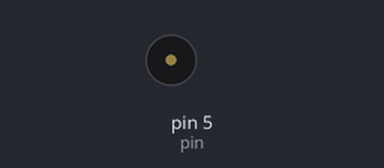
The sketch below on a simulated Arduino Uno, built with avr-gcc and run on an emulated ATmega328P. Parts: buzzer (waves = sounding).

Above: at 0.4 s.
Timing chart, 0 to 3.0 s (numbered marks = the images above):
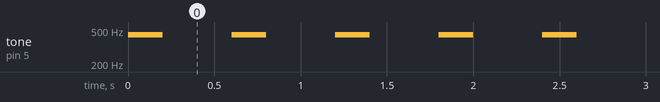

Measured:
- by itself, tone on pin 5 (pin): alternates 440 Hz for 0.20 s and silent for 0.40 s

The sketch:

Bol_Note.ino
```cpp
// The starting point for generating musical notes
// Board layout:
// Digital Pin 5 -> 220 Ohm resistor ->  Speaker+ -> Speaker- -> GND

int pin = 5;

// The 4th A on a full-sized piano has a frequency of 440Hz.
// See the file Piano_Frequencies.png for more information
int a4 = 440;

void setup() {
  pinMode(pin, OUTPUT);
}

void loop() {
  tone(pin, a4);
  delay(200);
  noTone(pin);
  delay(400);
}

// Exercises
// - Can you play a few different notes?
// - Can you compose a recognizable part of a song?
// - Can you combine the led from the previous exercise to create light effects for each note that is played?
```
